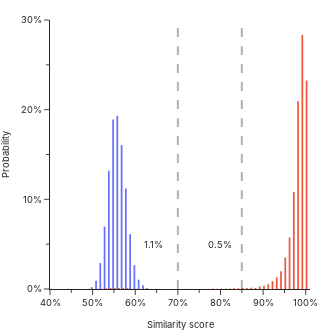

The code cell stored with this chart in its notebook:
### Code cell
fig = px.histogram(
    df,
    x='sim',
    color='group',
    barmode='group',
    histnorm='probability',
)


val_09 = df.loc[(df.group == 'exp') & (df.sim < 0.85)  & (df.sim > 0.7)].shape[0]/df.loc[(df.group == 'exp')].shape[0]
fig.add_annotation(x=0.765, y=0.05,
    text=f"{val_09*100:0.1f}%",
    showarrow=False,
    yshift=0, 
    xanchor="left",
    font_color="#222222",
    font_family="Inter",
    font_size=28/3, 
)
val_07 = df.loc[(df.group == 'exp') & (df.sim < 0.7)].shape[0]/df.loc[(df.group == 'exp')].shape[0]
fig.add_annotation(x=0.615, y=0.05,
    text=f"{val_07*100:0.1f}%",
    showarrow=False,
    yshift=0, 
    xanchor="left",
    font_color="#222222",
    font_family="Inter",
    font_size=28/3, 
)

fig.add_vline(
    x=0.85,
    line_dash='dash',
    line_width=2,
)
fig.add_vline(
    x=0.7,
    line_dash='dash',
    line_width=2,
)

fig.update_traces(marker_line_width=0, selector=dict(type='histogram')) 
fig.update_layout(
    template="simple_white", 
    height=330, 
    width=330, 
    showlegend=False,
    margin=dict(l=0, r=20, t=20, b=0),
    font_family="Inter",
    legend_font_size=28/3,
)

fig.update_xaxes(
    title='Similarity score',
    range=[0.4, 1.01],
    tickformat="0.0%",
    dtick=0.1,
    minor_ticks="outside", 
    minor_dtick=0.05,
    title_font_family="Inter",
    title_font_size=28/3, 
    tickfont_size=28/3,
)

fig.update_yaxes(
    title='Probability',
    range=[0, 0.3],
    tickformat="0.0%",
    dtick=0.1,
    minor_ticks="outside", 
    minor_dtick=0.05,
    title_font_family="Inter",
    title_font_size=28/3, 
    tickfont_size=28/3,
)

fig.show()
fig.write_image("similarity_comparison.svg")

### Figure 1 — Plotly figure (JSON) as saved in the notebook; plotly's stock layout.template omitted (floating-point values rounded to 4 significant figures; data arrays with more than 128 entries replaced by an {"elided": "..."} marker saying what was removed)
{"data": [{"alignmentgroup": "True", "bingroup": "x", "histnorm": "probability", "hovertemplate": "group=random<br>sim=%{x}<br>probability=%{y}<extra></extra>", "legendgroup": "random", "marker": {"color": "#636efa", "line": {"width": 0}, "pattern": {"shape": ""}}, "name": "random", "offsetgroup": "random", "orientation": "v", "showlegend": true, "type": "histogram", "x": {"elided": "20000 float values"}, "xaxis": "x", "yaxis": "y"}, {"alignmentgroup": "True", "bingroup": "x", "histnorm": "probability", "hovertemplate": "group=exp<br>sim=%{x}<br>probability=%{y}<extra></extra>", "legendgroup": "exp", "marker": {"color": "#EF553B", "line": {"width": 0}, "pattern": {"shape": ""}}, "name": "exp", "offsetgroup": "exp", "orientation": "v", "showlegend": true, "type": "histogram", "x": {"elided": "20000 float values"}, "xaxis": "x", "yaxis": "y"}], "layout": {"annotations": [{"font": {"color": "#222222", "family": "Inter", "size": 9.333}, "showarrow": false, "text": "0.5%", "x": 0.765, "xanchor": "left", "y": 0.05, "yshift": 0}, {"font": {"color": "#222222", "family": "Inter", "size": 9.333}, "showarrow": false, "text": "1.1%", "x": 0.615, "xanchor": "left", "y": 0.05, "yshift": 0}], "barmode": "group", "font": {"family": "Inter"}, "height": 330, "legend": {"font": {"size": 9.333}, "title": {"text": "group"}, "tracegroupgap": 0}, "margin": {"b": 0, "l": 0, "r": 20, "t": 20}, "shapes": [{"line": {"dash": "dash", "width": 2}, "type": "line", "x0": 0.85, "x1": 0.85, "xref": "x", "y0": 0, "y1": 1, "yref": "y domain"}, {"line": {"dash": "dash", "width": 2}, "type": "line", "x0": 0.7, "x1": 0.7, "xref": "x", "y0": 0, "y1": 1, "yref": "y domain"}], "showlegend": false, "width": 330, "xaxis": {"anchor": "y", "domain": [0, 1], "dtick": 0.1, "minor": {"dtick": 0.05, "ticks": "outside"}, "range": [0.4, 1.01], "tickfont": {"size": 9.333}, "tickformat": "0.0%", "title": {"font": {"family": "Inter", "size": 9.333}, "text": "Similarity score"}}, "yaxis": {"anchor": "x", "domain": [0, 1], "dtick": 0.1, "minor": {"dtick": 0.05, "ticks": "outside"}, "range": [0, 0.3], "tickfont": {"size": 9.333}, "tickformat": "0.0%", "title": {"font": {"family": "Inter", "size": 9.333}, "text": "Probability"}}}}
